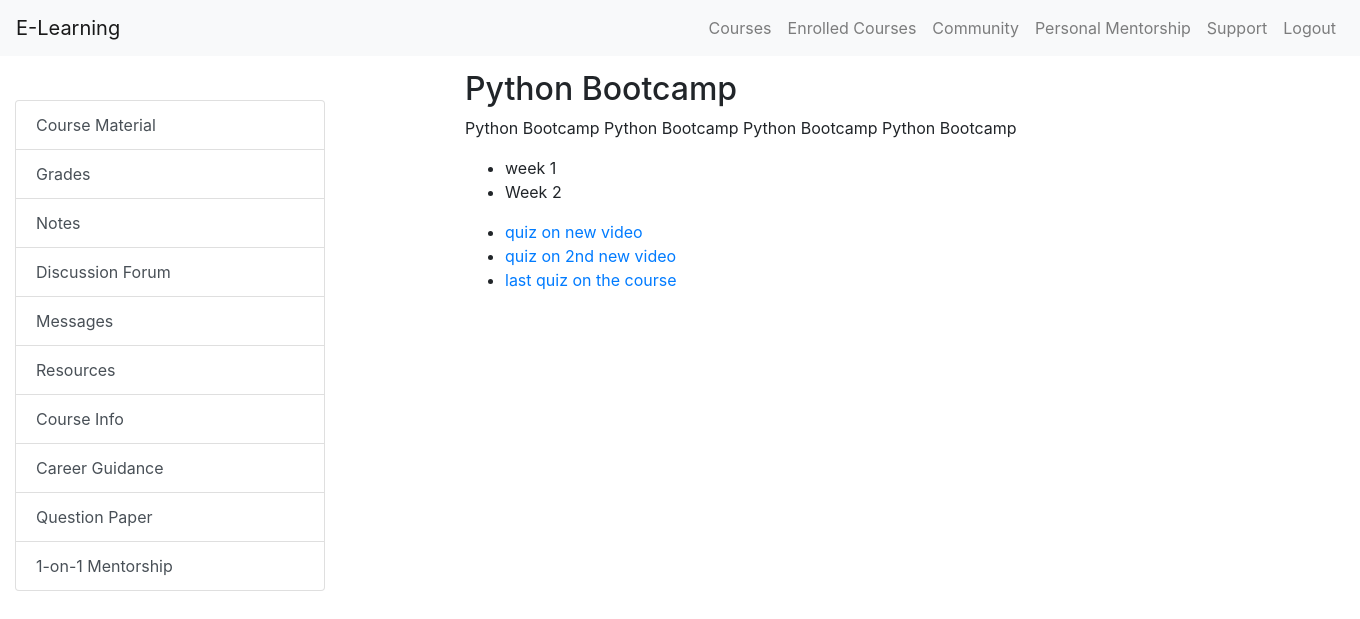
The app's page /enrolled-courses/1/start-course (signed in) with its own data.
### app/models.py (models this page shows, shortened)
class Course(models.Model):
    TECH_COURSE = 'Tech Courses'
    CBSE_COURSE = 'CBSE Courses'
    CATEGORY_CHOICES = [
        (TECH_COURSE, 'Tech Courses'),
        (CBSE_COURSE, 'CBSE Courses'),
    ]
    title = models.CharField(max_length=100)
    description = models.TextField()
    what_you_will_learn = models.TextField(null=True, blank=True, verbose_name="What You Will Learn")
    this_course_includes = models.TextField(null=True, blank=True, verbose_name="This Course Includes")
    price = models.DecimalField(max_digits=8, decimal_places=2)
    category = models.CharField(max_length=100, choices=CATEGORY_CHOICES, default=TECH_COURSE)
    image = models.ImageField(upload_to='staticfiles/course_images/', null=True, blank=True)
    demo_video = models.FileField(upload_to='staticfiles/demo_videos/', null=True, blank=True)

class Week(models.Model):
    course = models.ForeignKey(Course, related_name='weeks', on_delete=models.CASCADE)
    number = models.PositiveIntegerField()
    title = models.CharField(max_length=100)
    description = models.TextField(blank=True, null=True)

class Quiz(models.Model):
    course = models.ForeignKey(Course, related_name='quizzes', on_delete=models.CASCADE)
    topic = models.ForeignKey(Topic, related_name='quizzes', on_delete=models.CASCADE)
    title = models.CharField(max_length=100)
    weight = models.FloatField(default=0)
    description = models.TextField(blank=True, null=True)
    due_date = models.DateTimeField(default=timezone.now)
    time_limit = models.TimeField(default=time(0, 30))

### app/views.py (the view)
# urls.py: path('enrolled-courses/<int:course_id>/start-course', start_course, name='start_course'),
@login_required
def start_course(request, course_id):
    user = Student.objects.get(user=request.user)
    course = get_object_or_404(Course, id=course_id)
    weeks = Week.objects.filter(course=course).prefetch_related('topics')
    watched_topics = Topic.objects.filter(watched_by_users=user, week__course=course)
    unlocked_quizzes = Quiz.objects.filter(topic__in=watched_topics)
    quizzes_data = []
    for quiz in unlocked_quizzes:
        quizzes_data.append({
            'quiz_id': quiz.id,
            'video_title': quiz.topic.title,
            'status': 'Unlocked' if user in quiz.topic.watched_by_users.all() else 'Locked',
            'due_date': quiz.due_date,
            'weight': quiz.weight,
            'score': round(quiz.results.get(student=user).score / quiz.results.get(student=user).total_questions * 100, 2) if quiz.results.filter(student=user).exists() else 'N/A'
        })
    return render(request, 'start_course.html', {
        'course': course,
        'weeks': weeks,
        'quizzes_data': quizzes_data,
        'quizzes': unlocked_quizzes,
    })

### app/templates/start_course.html (shortened to what this page needs)
<!DOCTYPE html>
<html lang="en">
<head>
    <link rel="stylesheet" href="https://stackpath.bootstrapcdn.com/bootstrap/4.5.2/css/bootstrap.min.css">
</head>
<body>
<nav class="navbar navbar-expand-lg navbar-light bg-light fixed-top">
    <a class="navbar-brand" href="#">E-Learning</a>
    <div class="collapse navbar-collapse" id="navbarNav">
        <ul class="navbar-nav ml-auto">
            <li class="nav-item"><a class="nav-link" href="{% url 'course_catalog' %}">Courses</a></li>
            <li class="nav-item"><a class="nav-link" href="{% url 'enrolled_course' %}">Enrolled Courses</a></li>
            <li class="nav-item"><a class="nav-link" href="{% url 'community_platform' %}">Community</a></li>
            <li class="nav-item"><a class="nav-link" href="{% url 'mentorship_page' %}">Personal Mentorship</a></li>
            <li class="nav-item"><a class="nav-link" href="{% url 'support' %}">Support</a></li>
            <li class="nav-item"><a class="nav-link" href="{% url 'logout' %}">Logout</a></li>
        </ul>
    </div>
</nav>
<div class="container-fluid" style="margin-top: 70px;">
    <div class="row">
        <div class="col-md-3 sidebar">
            <div class="list-group">
                <a href="#" class="list-group-item list-group-item-action" data-section="course-material">Course Material</a>
                <a href="#" class="list-group-item list-group-item-action" data-section="grades">Grades</a>
                <a href="#" class="list-group-item list-group-item-action" data-section="notes">Notes</a>
                <a href="#" class="list-group-item list-group-item-action" data-section="discussions">Discussion Forum</a>
                <a href="#" class="list-group-item list-group-item-action" data-section="messages">Messages</a>
                <a href="#" class="list-group-item list-group-item-action" data-section="resources">Resources</a>
                <a href="#" class="list-group-item list-group-item-action" data-section="course_info">Course Info</a>
                <a href="#" class="list-group-item list-group-item-action" data-section="career_guidance">Career Guidance</a>
                <a href="#" class="list-group-item list-group-item-action" data-section="qp">Question Paper</a>
                <a href="#" class="list-group-item list-group-item-action" data-section="1_on_1">1-on-1 Mentorship</a>
            </div>
        </div>
        <div class="col-md-9 main-content">
            <div id="course-material" class="content-section">
                <h2>{{ course.title }}</h2>
                <p>{{ course.description }}</p>
                <ul class="weeks-list">
                    {% for week in course.weeks.all %}
                        <li onclick="showTopics({{ week.id }})">{{ week.title }}</li>
                    {% endfor %}
                </ul>
                <ul>
                    {% for quiz in quizzes %}
                        <li><a href="{% url 'display_quiz' quiz.id %}">{{quiz.title}}</a></li>
                    {% endfor %}
                </ul>
            </div>
        </div>
</body>
</html>

### app/templates/start_course.html (style rules this page uses)
.sidebar { position: fixed; top: 100px; left: 0; height: 100%; overflow-y: auto; z-index: 1030; }
.main-content { margin-left: 450px; }

### records on screen
Course: title "Python Bootcamp", description "Python Bootcamp Python Bootcamp Python Bootcamp Python Bootcamp"
Week: title "week 1"
Week: title "Week 2"
Quiz: title "quiz on new video"
Quiz: title "quiz on 2nd new video"
Quiz: title "last quiz on the course"
